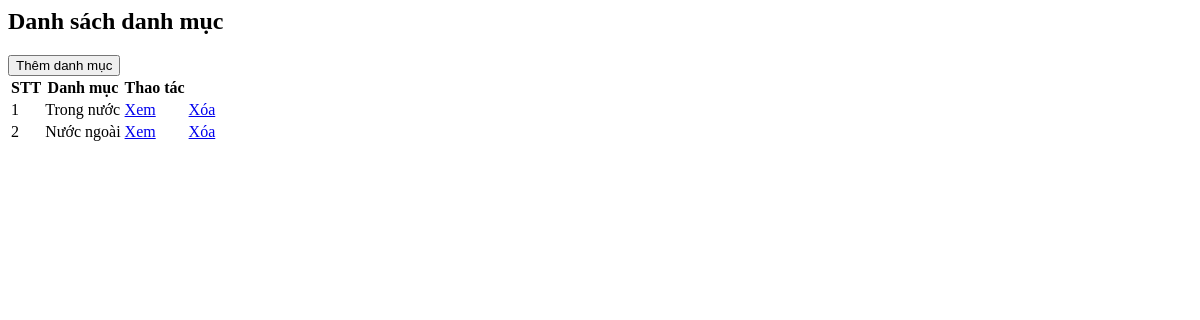
/admin/list_catalog.php, run on an earlier commit of the app's database.
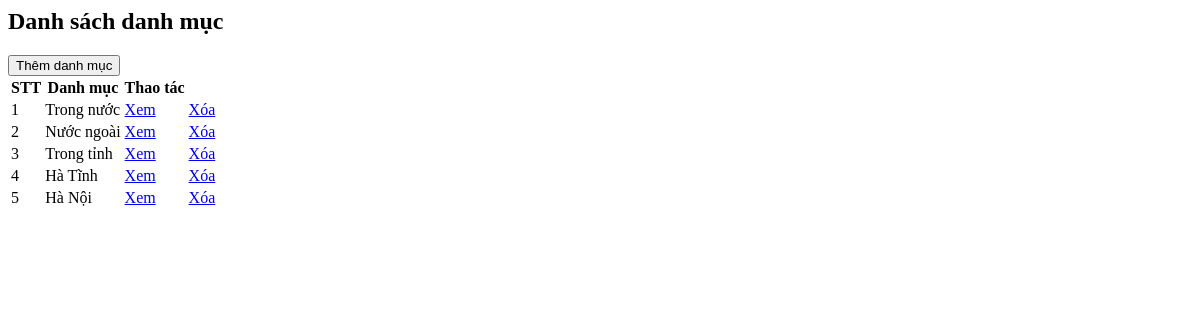
And on a later commit of the database.
### tables this page shows
CREATE TABLE IF NOT EXISTS `news_catalog` (
  `id_catalog` int(11) NOT NULL AUTO_INCREMENT,
  `name_catalog` text NOT NULL,
  PRIMARY KEY (`id_catalog`)
);

### admin/list_catalog.php (the view, shortened to what this page needs)
<head>
</head>
<body>
    <?php
include "../controller/connect.php";
$list_catalog = array();
$result = $conn->query("SELECT id_catalog, name_catalog FROM `news_catalog` ORDER BY id_catalog");
if ($result->num_rows >= 1) {
    while ($row = $result->fetch_assoc()) {
        array_push($list_catalog, array('id_catalog' => $row['id_catalog'], 'name_catalog' => $row['name_catalog']));
    }
}
?>
<h2>Danh sách danh mục</h2>
<input type="submit" value="Thêm danh mục" onclick="location.href='add_catalog.php'">
<table>
    <thead>
        <tr>
            <th>STT</th>
            <th>Danh mục</th>
            <th>Thao tác</th>
        </tr>
    </thead>
    <tbody>
        <?php
        $index = 1;
        foreach ($list_catalog as $catalog) {
            echo "<tr>";
            echo "<td>$index</td>";
            echo "<td>" . $catalog['name_catalog'] . "</td>";
            echo '<td><a href="/test_simulation/danh_muc?id=' . $catalog['id_catalog'] . '">Xem</a></td>';
            echo '<td><a href="delete_catalog?id=' . $catalog['id_catalog'] . '">Xóa</a></td>';
            echo "</tr>";
            $index++;
        }
        ?>
    </tbody>
</table>
</body>
</html>

What changed in the data, as far as the page shows it:
added news_catalog: name_catalog "Trong tỉnh"
added news_catalog: name_catalog "Hà Tĩnh"
added news_catalog: name_catalog "Hà Nội"
